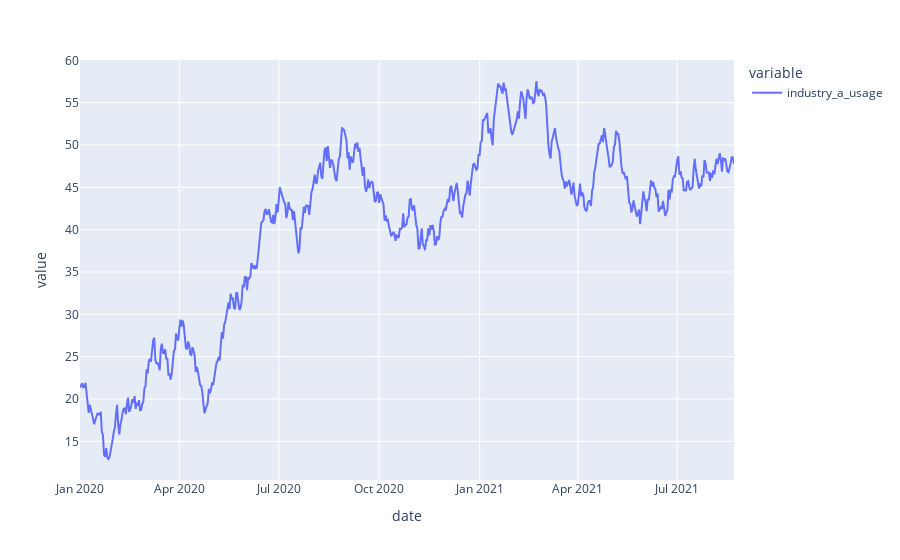

Source (notebook cell):
### Markdown cell above
### Visualize the data

### Code cell
import plotly.express as px
import pandas as pd

df = pd.read_csv(filename)
fig = px.line(df, x='date', y=df.columns)
fig.show()

### Figure 1 — Plotly figure (JSON) as saved in the notebook; plotly's stock layout.template omitted (floating-point values rounded to 4 significant figures; data arrays with more than 128 entries replaced by an {"elided": "..."} marker saying what was removed)
{"data": [{"hovertemplate": "variable=industry_a_usage<br>date=%{x}<br>value=%{y}<extra></extra>", "legendgroup": "industry_a_usage", "line": {"color": "#636efa", "dash": "solid"}, "marker": {"symbol": "circle"}, "mode": "lines", "name": "industry_a_usage", "orientation": "v", "showlegend": true, "type": "scatter", "x": {"elided": "600 str values"}, "xaxis": "x", "y": {"elided": "600 float values"}, "yaxis": "y"}], "layout": {"legend": {"title": {"text": "variable"}, "tracegroupgap": 0}, "margin": {"t": 60}, "xaxis": {"anchor": "y", "domain": [0, 1], "title": {"text": "date"}}, "yaxis": {"anchor": "x", "domain": [0, 1], "title": {"text": "value"}}}}
